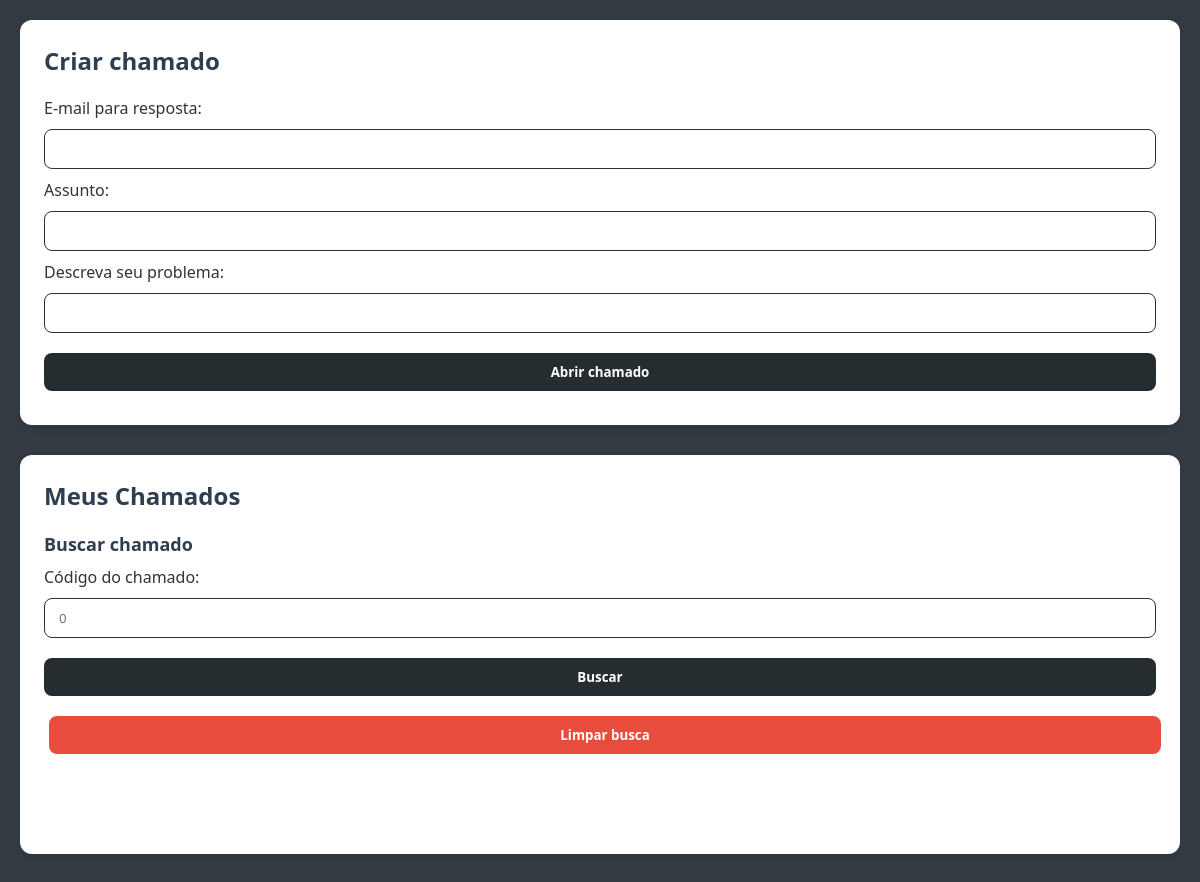
/view/telaCliente.php?cxCodChamado=-1, run on an earlier commit of the app's database.
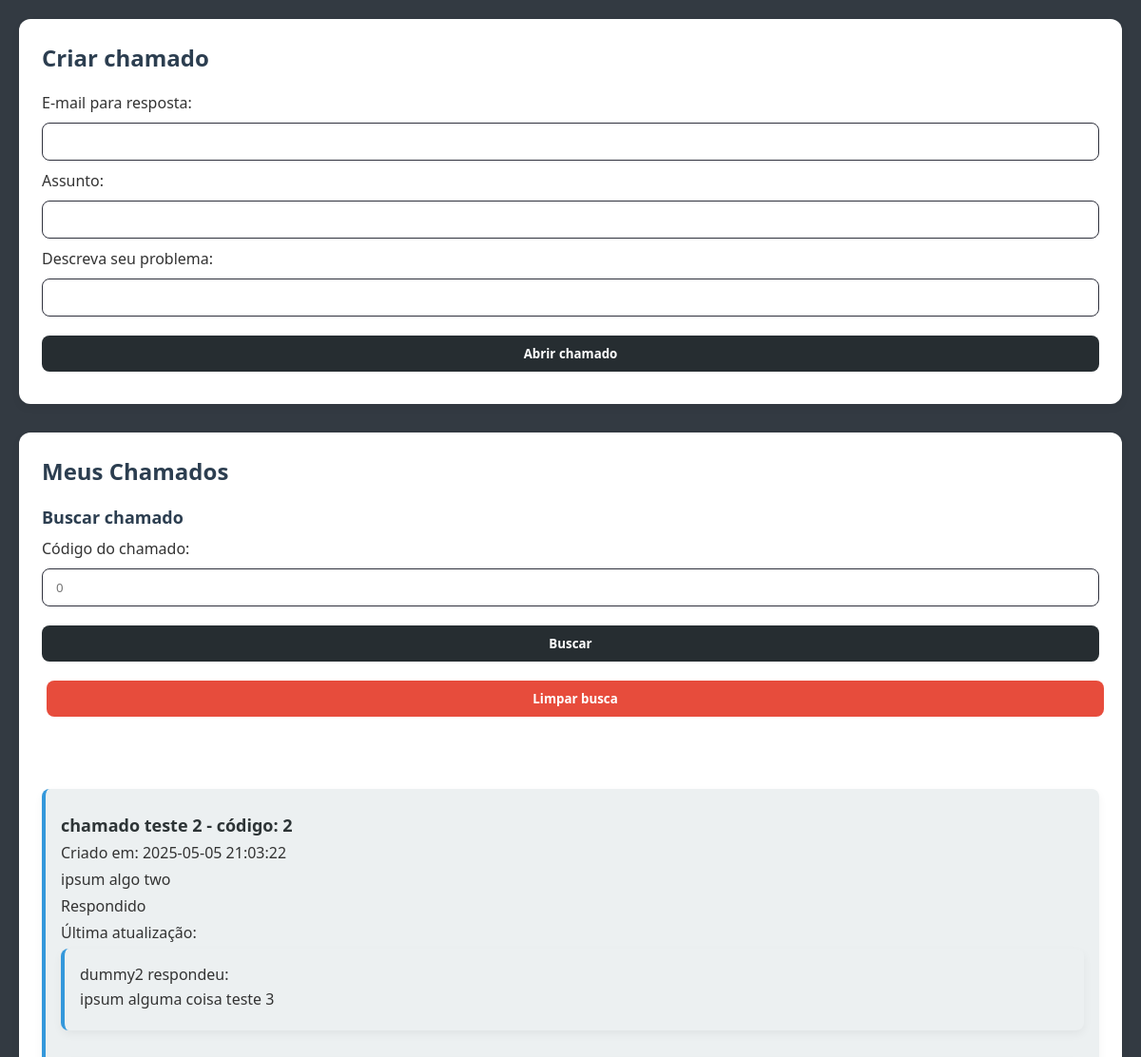
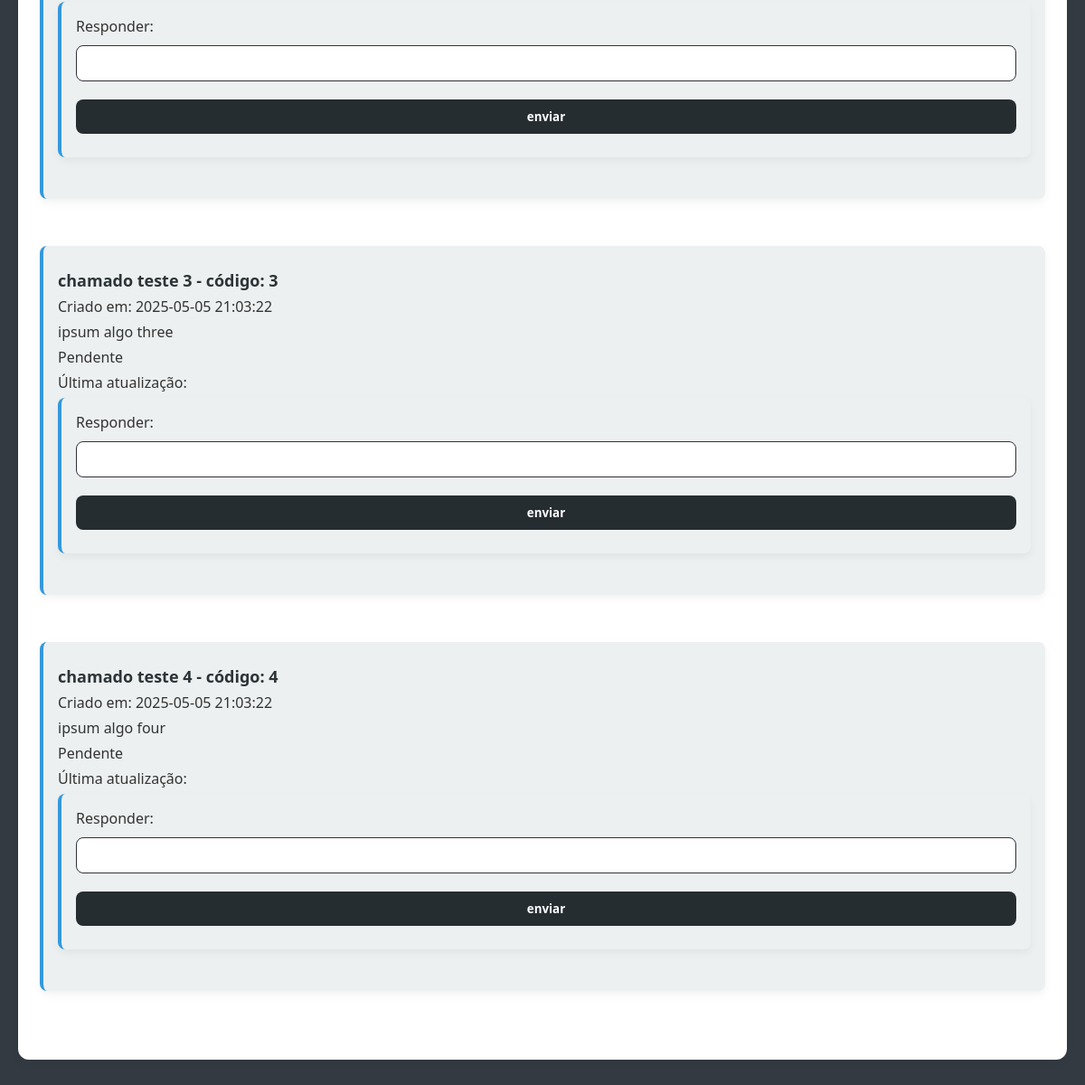
And on a later commit of the database (2 pictures, top to bottom).
### tables this page shows
create table tbChamado(
codChamado int primary key auto_increment,
titleChamado varchar(50),
descrChamado varchar(200),
statusChamado int,
codUsuarioChamado int,
emailUsuarioChamado varchar(50),
dataCriacaoChamado datetime,
dataUltimaRespostaChamado datetime,
foreign key (codUsuarioChamado)
references tbUsuario(codUsuario)
);

create table tbResposta(
dataCriacaoRespChamado datetime,
descrRespChamado varchar(255),
codChamadoRespondido int,
codRespondeu int,
foreign key (codChamadoRespondido)
references tbChamado(codChamado),
foreign key (codRespondeu)
references tbUsuario(codUsuario)
);

create table tbUsuario(
codUsuario int primary key auto_increment,
nomeUsuario varchar(50),
emailUsuario varchar(50),
cpfUsuario char(11),
nivelAcesso int
);

### model/buscaChamado.php (called while the page is built)
<?php
    require_once "../factory/conexao.php";
      $conn = new Caminho;
      if($_SESSION['nivelAcesso'] == 1){
        if($_GET["cxCodChamado"] == -1){
         $query = "SELECT * FROM tbChamado WHERE codUsuarioChamado = :cxCodUsuario";
         $busca = $conn->getConn()->prepare($query);
         $busca->bindParam(':cxCodUsuario',$_SESSION['cxCodUsuario'],PDO::PARAM_INT);
        }else if($_GET['cxCodChamado'] != -1){
          $query = "SELECT * FROM tbChamado WHERE codChamado = :cxCodChamado AND codUsuarioChamado = :cxCodUsuario";
          $busca = $conn->getConn()->prepare($query);
          $busca->bindParam(':cxCodChamado',$_GET['cxCodChamado'],PDO::PARAM_INT);
          $busca->bindParam(':cxCodUsuario',$_SESSION['cxCodUsuario'],PDO::PARAM_INT);
          }
        }else if($_SESSION['nivelAcesso'] == 2){
          if($_GET['cxCodChamado'] != -1){
              $query = "SELECT * FROM tbChamado WHERE codChamado = :cxCodChamado";
              $busca = $conn->getConn()->prepare($query);
              $busca->bindParam(':cxCodChamado',$_GET['cxCodChamado'],PDO::PARAM_INT);
            }
            else{
              $query = "SELECT * FROM tbChamado ORDER BY statusChamado ASC";
              $busca = $conn->getConn()->prepare($query);
            }
        }
       $busca->execute();
  $linha = $busca->fetchAll(PDO::FETCH_ASSOC);
?>

### Factory/conexao.php (called while the page is built)
<?php
    class Caminho{
        public static $usuario = "root";
        public static $senha = "";
        public static $connect = null;
        private static function Conectar(){
            try {
                if(self::$connect == null){
                   self::$connect = new PDO
                   ('mysql:host=localhost;dbname=GaMa_pecas;',self::$usuario,self::$senha);
                }
            } catch (Exception $ex) {
                echo 'Mensagem: ' . $ex->
                getMessage();
                die;
            }
            return self::$connect;
        }
        public function getConn(){
            return self::Conectar();
        }
    }
?>

### model/buscaResposta.php (called while the page is built)
<?php
    require_once "../factory/conexao.php";
      $conn = new Caminho;
          $query = "SELECT * FROM tbResposta WHERE codChamadoRespondido = :cxCodChamado ORDER BY dataCriacaoRespChamado;";
          $buscaResposta = $conn->getConn()->prepare($query);
          $buscaResposta->bindParam(':cxCodChamado',$chamado["codChamado"],PDO::PARAM_INT);
       $buscaResposta->execute();
  $linhaRespostas = $buscaResposta->fetchAll(PDO::FETCH_ASSOC);
?>

### model/buscaUsuario.php (called while the page is built)
<?php
    require_once "../factory/conexao.php";
      $conn = new Caminho;
          $query = "SELECT nomeUsuario, emailUsuario FROM tbUsuario WHERE codUsuario = :cxCodRespondeu;";
          $buscaUsuario = $conn->getConn()->prepare($query);
          $buscaUsuario->bindParam(':cxCodRespondeu',$procuraUser,PDO::PARAM_INT);
       $buscaUsuario->execute();
  $linhaUsuario = $buscaUsuario->fetch(PDO::FETCH_ASSOC);
?>

### view/telaCliente.php (the view, shortened to what this page needs)
<!DOCTYPE html>
<html lang="pt-br">
<head>
    <link rel="stylesheet" href="../estilo/style.css">
    <?php
        require_once "../model/buscaChamado.php";
        require_once "../model/buscaResposta.php";
    ?>
</head>
<body>
    <div>
        <form action="../model/criaChamado.php" method="POST">
            <h2>Criar chamado</h2>
            E-mail para resposta:
            <input type="text" name="cxEmailUsuario" maxlength=50>
            Assunto:
            <input type="text" name="cxTituloChamado" maxlength=50 required>
            Descreva seu problema:
            <input type="text" name="cxDescrChamado" maxlength=200 required>
            <input type="submit" value="Abrir chamado">
        </form>
    </div>
    <div>
        <h2>Meus Chamados</h2>
        <form action="telaCliente.php" method="GET">
        <h3>Buscar chamado</h3>
            Código do chamado:
            <input type="number" name="cxCodChamado" placeholder="0">
            <input type="submit" value="Buscar">
            <input type="reset" value="Limpar busca" onclick="window.location.href = 'telaCliente.php?cxCodChamado=-1';">
        </form>
        <br>
        <br>
        <br>
        <?php foreach($linha as $indice => $chamado):?>
            <div>
                <h4><?= $chamado["titleChamado"]?>  - código: <?=$chamado["codChamado"]?> </h4>
                <p>Criado em: <?= $chamado["dataCriacaoChamado"]?></p>
                <p><?= $chamado["descrChamado"]?></p>
                <nav>
                    <?php
                        switch($chamado["statusChamado"]){
                            case 1:
                                echo "Pendente";
                                break;
                            case 2:
                                echo "Respondido";
                                break;
                        }
                    ?></nav>
                <nav>Última atualização: <?=$chamado["dataUltimaRespostaChamado"]?></nav>
                <?php
                include "../model/buscaResposta.php";
                foreach($linhaRespostas as $indice => $resposta):
                    $procuraUser = $resposta["codRespondeu"];
                    include "../model/buscaUsuario.php";
                ?>
                    <div class="respostas-dropdown" id="chamado-<?=$chamado['codChamado']?>">
                        <?= $linhaUsuario['nomeUsuario']?> respondeu:
                        <p><?= $resposta['descrRespChamado'] ?></p>
                    </div>
                <?php endforeach;?>
                <div>
                        <form method="POST" action="../model/respChamado.php">
                            Responder:
                            <input type="text" name="cxDescrRespoChamado">
                            <input type="submit" value="enviar">
                        </form>
                    </div>
            </div>
            <br>
        <?php endforeach ;?>
    </div>
</body>
</html>

### estilo/style.css (style rules this page uses)
* { margin: 0; padding: 0; box-sizing: border-box; font-family: 'Segoe UI', Tahoma, Geneva, Verdana, sans-serif; }
body { background-color: #333a42; color: #333; padding: 20px; }
div { background-color: #fff; border-radius: 12px; padding: 24px; margin-bottom: 30px; box-shadow: 0 4px 10px rgba(0, 0, 0, 0.05); }
h2 { font-size: 24px; color: #2c3e50; margin-bottom: 20px; }
h3 { font-size: 18px; margin-top: 20px; margin-bottom: 10px; color: #2c3e50; }
h4 { font-size: 18px; margin-top: 10px; margin-bottom: 6px; color: #2d3436; }
input[type="text"], input[type="number"], input[type="submit"], input[type="reset"] { width: 100%; padding: 10px 14px; margin: 10px 0; border: 1px solid #2f313d; border-radius: 8px; transition: all 0.3s ease; }
input[type="submit"], input[type="reset"] { background-color: #262d31; color: white; font-weight: bold; border: none; cursor: pointer; }
input[type="reset"] { background-color: #e74c3c; margin-left: 5px; }
div > div { background-color: #ecf0f1; padding: 16px; border-left: 4px solid #3498db; border-radius: 8px; }
p, nav { margin-top: 4px; margin-bottom: 6px; }

What changed in the data, as far as the page shows it:
added tbchamado: titleChamado "chamado teste 2", codChamado "2", dataCriacaoChamado "2025-05-05 21:03:22", descrChamado "ipsum algo two", statusChamado "Respondido"
added tbresposta: codRespondeu.nomeUsuario "dummy2", descrRespChamado "ipsum alguma coisa teste 3"
added tbchamado: titleChamado "chamado teste 3", codChamado "3", dataCriacaoChamado "2025-05-05 21:03:22", descrChamado "ipsum algo three", statusChamado "Pendente"
added tbchamado: titleChamado "chamado teste 4", codChamado "4", dataCriacaoChamado "2025-05-05 21:03:22", descrChamado "ipsum algo four", statusChamado "Pendente"
